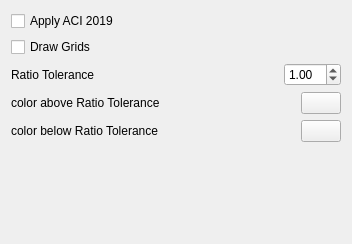
<?xml version="1.0" encoding="UTF-8"?>
<ui version="4.0">
 <class>Gui::Dialog::DlgSettingsDraft</class>
 <widget class="QWidget" name="Gui::Dialog::DlgSettingsDraft">
  <property name="geometry">
   <rect>
    <x>0</x>
    <y>0</y>
    <width>352</width>
    <height>244</height>
   </rect>
  </property>
  <property name="windowTitle">
   <string>Settings</string>
  </property>
  <layout class="QVBoxLayout" name="verticalLayout">
   <item>
    <widget class="Gui::PrefCheckBox" name="checkBox_2">
     <property name="text">
      <string>Apply ACI 2019</string>
     </property>
     <property name="prefEntry" stdset="0">
      <cstring>apply_aci2019</cstring>
     </property>
     <property name="prefPath" stdset="0">
      <cstring>Mod/Civil</cstring>
     </property>
    </widget>
   </item>
   <item>
    <widget class="Gui::PrefCheckBox" name="checkBox">
     <property name="text">
      <string>Draw Grids</string>
     </property>
     <property name="prefEntry" stdset="0">
      <cstring>draw_grid</cstring>
     </property>
     <property name="prefPath" stdset="0">
      <cstring>Mod/Civil</cstring>
     </property>
    </widget>
   </item>
   <item>
    <layout class="QHBoxLayout" name="horizontalLayout">
     <item>
      <widget class="QLabel" name="label">
       <property name="text">
        <string>Ratio Tolerance</string>
       </property>
      </widget>
     </item>
     <item>
      <spacer name="horizontalSpacer">
       <property name="orientation">
        <enum>Qt::Horizontal</enum>
       </property>
       <property name="sizeHint" stdset="0">
        <size>
         <width>40</width>
         <height>20</height>
        </size>
       </property>
      </spacer>
     </item>
     <item>
      <widget class="Gui::PrefDoubleSpinBox" name="doubleSpinBox">
       <property name="maximum">
        <double>20.000000000000000</double>
       </property>
       <property name="value">
        <double>1.000000000000000</double>
       </property>
       <property name="prefEntry" stdset="0">
        <cstring>RatioTolerance</cstring>
       </property>
       <property name="prefPath" stdset="0">
        <cstring>Mod/Civil</cstring>
       </property>
      </widget>
     </item>
    </layout>
   </item>
   <item>
    <layout class="QHBoxLayout" name="horizontalLayout_2">
     <item>
      <widget class="QLabel" name="label_2">
       <property name="text">
        <string>color above Ratio Tolerance</string>
       </property>
      </widget>
     </item>
     <item>
      <spacer name="horizontalSpacer_2">
       <property name="orientation">
        <enum>Qt::Horizontal</enum>
       </property>
       <property name="sizeHint" stdset="0">
        <size>
         <width>40</width>
         <height>20</height>
        </size>
       </property>
      </spacer>
     </item>
     <item>
      <widget class="Gui::PrefColorButton" name="above_ration_color">
       <property name="color">
        <color>
         <red>255</red>
         <green>0</green>
         <blue>0</blue>
        </color>
       </property>
       <property name="prefEntry" stdset="0">
        <cstring>Ratio_above_color</cstring>
       </property>
       <property name="prefPath" stdset="0">
        <cstring>Mod/Civil</cstring>
       </property>
      </widget>
     </item>
    </layout>
   </item>
   <item>
    <layout class="QHBoxLayout" name="horizontalLayout_3">
     <item>
      <widget class="QLabel" name="label_4">
       <property name="text">
        <string>color below Ratio Tolerance</string>
       </property>
      </widget>
     </item>
     <item>
      <spacer name="horizontalSpacer_3">
       <property name="orientation">
        <enum>Qt::Horizontal</enum>
       </property>
       <property name="sizeHint" stdset="0">
        <size>
         <width>40</width>
         <height>20</height>
        </size>
       </property>
      </spacer>
     </item>
     <item>
      <widget class="Gui::PrefColorButton" name="below_ration_color">
       <property name="color">
        <color>
         <red>0</red>
         <green>255</green>
         <blue>0</blue>
        </color>
       </property>
       <property name="prefEntry" stdset="0">
        <cstring>Ratio_below_color</cstring>
       </property>
       <property name="prefPath" stdset="0">
        <cstring>Mod/Civil</cstring>
       </property>
      </widget>
     </item>
    </layout>
   </item>
   <item>
    <spacer name="verticalSpacer">
     <property name="orientation">
      <enum>Qt::Vertical</enum>
     </property>
     <property name="sizeHint" stdset="0">
      <size>
       <width>20</width>
       <height>40</height>
      </size>
     </property>
    </spacer>
   </item>
  </layout>
 </widget>
 <layoutdefault spacing="6" margin="11"/>
 <pixmapfunction>qPixmapFromMimeSource</pixmapfunction>
 <customwidgets>
  <customwidget>
   <class>Gui::ColorButton</class>
   <extends>QPushButton</extends>
   <header>Gui/Widgets.h</header>
  </customwidget>
  <customwidget>
   <class>Gui::PrefColorButton</class>
   <extends>Gui::ColorButton</extends>
   <header>Gui/PrefWidgets.h</header>
  </customwidget>
  <customwidget>
   <class>Gui::PrefCheckBox</class>
   <extends>QCheckBox</extends>
   <header>Gui/PrefWidgets.h</header>
  </customwidget>
  <customwidget>
   <class>Gui::PrefDoubleSpinBox</class>
   <extends>QDoubleSpinBox</extends>
   <header>Gui/PrefWidgets.h</header>
  </customwidget>
 </customwidgets>
 <resources/>
 <connections/>
</ui>
